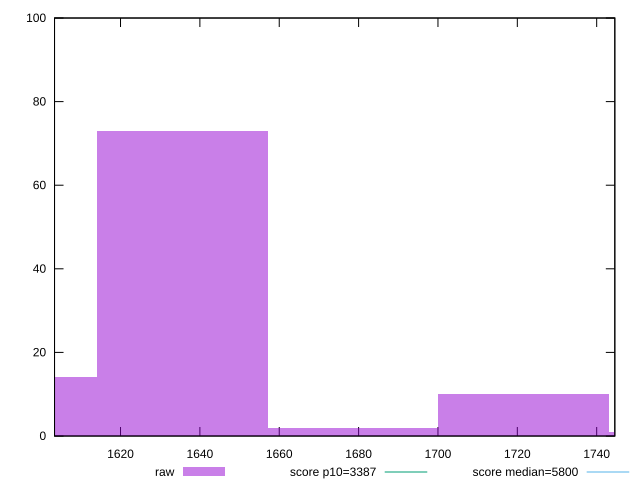

Reproduce this figure in gnuplot.
reset

$raw <<EOF
1721.6387840348305 10
1635.556844833089 73
1592.5158752322181 14
1678.5978144339597 2
1764.6797536357012 1
EOF

set key outside below
set boxwidth 43.04096960087076
set xrange [1603.369:1744.5710000000004]
set yrange [0:100]
set trange [0:100]
set style fill transparent solid 0.5 noborder

set parametric
set terminal svg size 640, 490 enhanced background rgb 'white'
set output "report_00009_2021-02-08T22-37-41.559Z/speed-index/samples/pages+cached+noadtech+nomedia+nocss/raw/histogram.svg"

plot $raw title "raw" with boxes, \
     3387,t title "score p10=3387", \
     5800,t title "score median=5800"

reset
